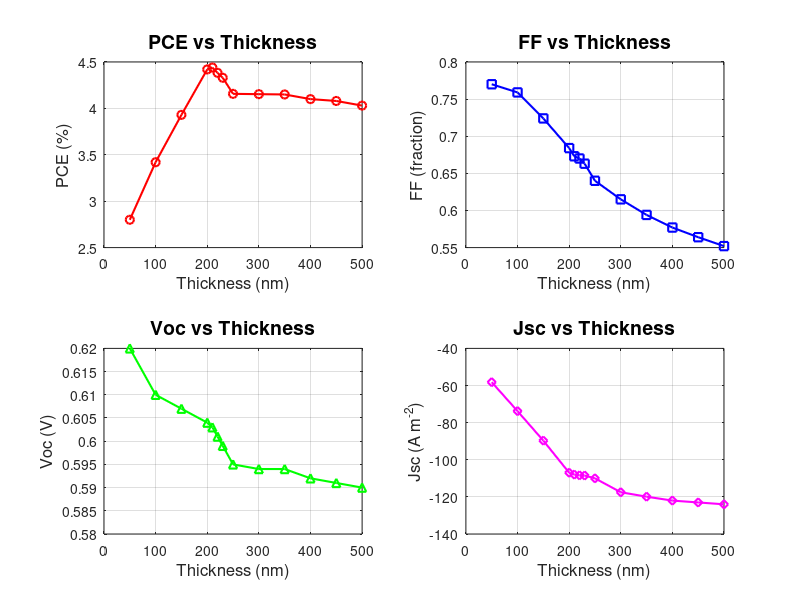

Reproduce this figure in MATLAB. (Note: this script raises an error after producing the figure.)
% Data
thickness = [50, 100, 150, 200, 210, 220, 230, 250, 300, 350, 400, 450, 500];
PCE = [2.80, 3.42, 3.93, 4.42, 4.44, 4.383, 4.33, 4.1567, 4.1532, 4.15, 4.10, 4.08, 4.03];
FF  = [0.77, 0.759, 0.724, 0.684, 0.673, 0.67, 0.663, 0.64, 0.615, 0.594, 0.577, 0.564, 0.552];
Voc = [0.62, 0.61, 0.607, 0.604, 0.603, 0.601, 0.599, 0.595, 0.594, 0.594, 0.592, 0.591, 0.590];
Jsc = [-5.82e1, -7.38e1, -8.97e1, -1.07e2, -1.08e2, -1.084e2, -1.085e2, ...
       -1.10e2, -1.175e2, -1.199e2, -1.22e2, -1.23e2, -1.24e2];

% Plot all parameters in subplots
figure;

subplot(2,2,1);
plot(thickness, PCE, 'o-r','LineWidth',1.5,'MarkerSize',6);
xlabel('Thickness (nm)','FontSize',12);
ylabel('PCE (%)','FontSize',12);
title('PCE vs Thickness','FontSize',14);
grid on;

subplot(2,2,2);
plot(thickness, FF, 's-b','LineWidth',1.5,'MarkerSize',6);
xlabel('Thickness (nm)','FontSize',12);
ylabel('FF (fraction)','FontSize',12);
title('FF vs Thickness','FontSize',14);
grid on;

subplot(2,2,3);
plot(thickness, Voc, '^-g','LineWidth',1.5,'MarkerSize',6);
xlabel('Thickness (nm)','FontSize',12);
ylabel('Voc (V)','FontSize',12);
title('Voc vs Thickness','FontSize',14);
grid on;

subplot(2,2,4);
plot(thickness, Jsc, 'd-m','LineWidth',1.5,'MarkerSize',6);
xlabel('Thickness (nm)','FontSize',12);
ylabel('Jsc (A m^{-2})','FontSize',12);
title('Jsc vs Thickness','FontSize',14);
grid on;

sgtitle('Variation of Parameters with Thickness','FontSize',16,'FontWeight','bold');

